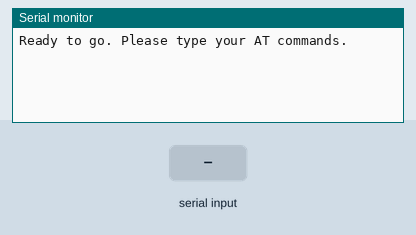
This sketch was run on a simulated Arduino Uno, built with avr-gcc and run on an emulated ATmega328P. On the bench: the last lines printed to the serial monitor. Inputs (shaded band) come from the test bench.

Above: at 1.2 s.
1.3 s: "1" received over the second serial link
At 2.5 s:
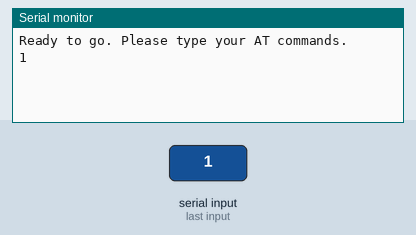
2.8 s: "0" received over the second serial link
At 3.7 s:
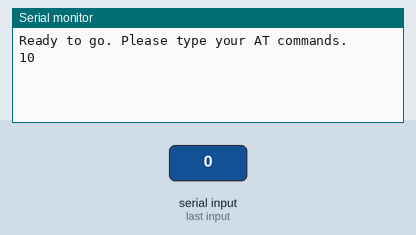

Measured:
- after the input at 1.3 s, the serial monitor: prints a new line at once (image 1)
- after the input at 2.8 s, the serial monitor: prints a new line at once (image 2)

The sketch:

hc-05-proxy.ino
```cpp
// Proxy to configure HC-05 via Arduino Terminal
// RX/TX from Arduino Terminal are forwarded to HC-05 on pin 2 and 3 (via 38400 baud)
// Connect HC-05 RX to pin 3
// Connect HC-05 TX to pin 2
// Press EN button on power connect
// Use CRNL line ending

#include <SoftwareSerial.h>

SoftwareSerial mySerial(2, 3); // RX, TX

void setup() {
  // Open serial communications and wait for port to open:
  Serial.begin(9600);

  while (!Serial) {
    ; // wait for serial port to connect. Needed for native USB port only
  }

  Serial.println("Ready to go. Please type your AT commands.");
  mySerial.begin(38400); // For ATing
}

void loop() {
  // forward and vice versa
  if (mySerial.available()) {
    Serial.write(mySerial.read());
  }
  if (Serial.available()) {
    mySerial.write(Serial.read());
  }
}
```
